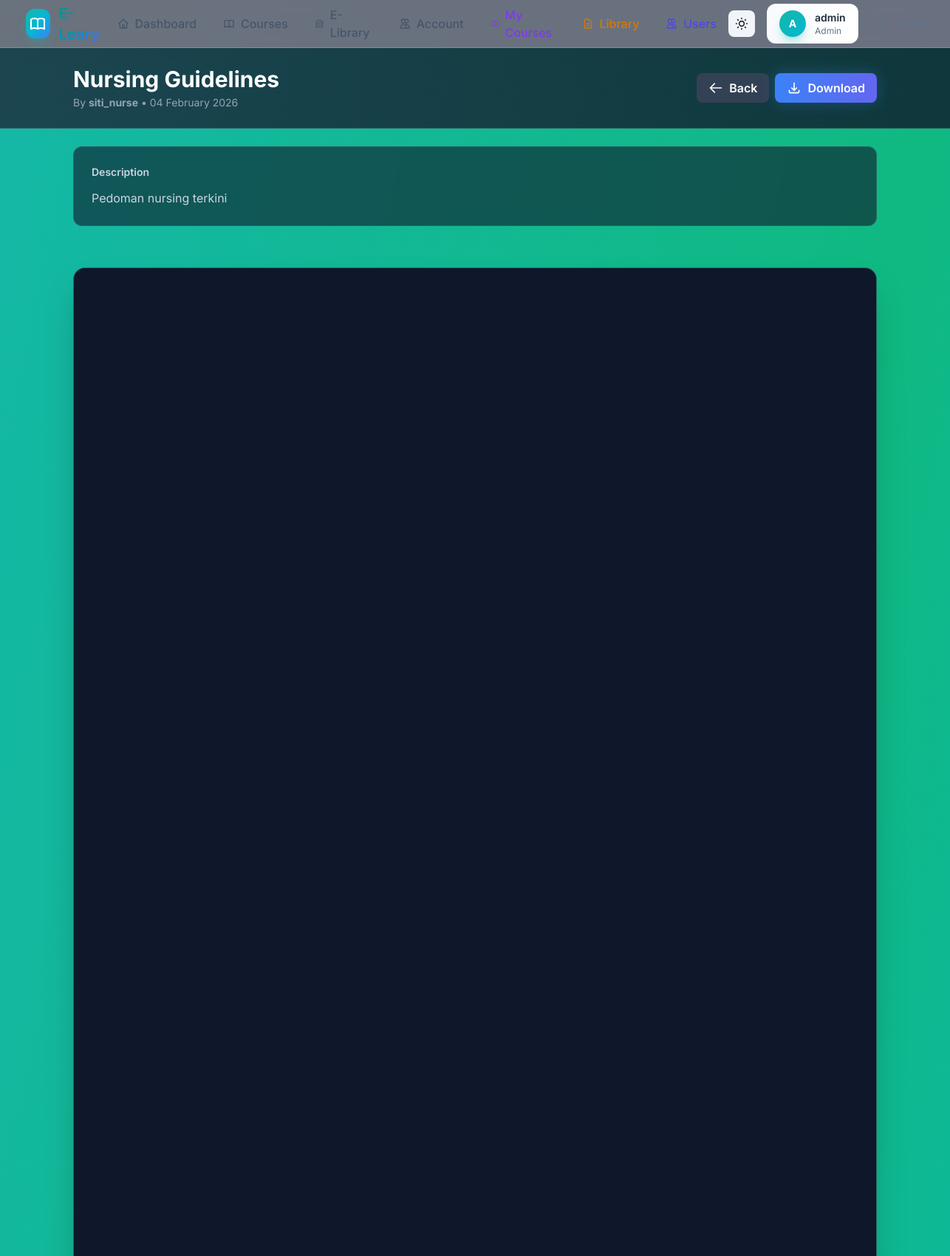
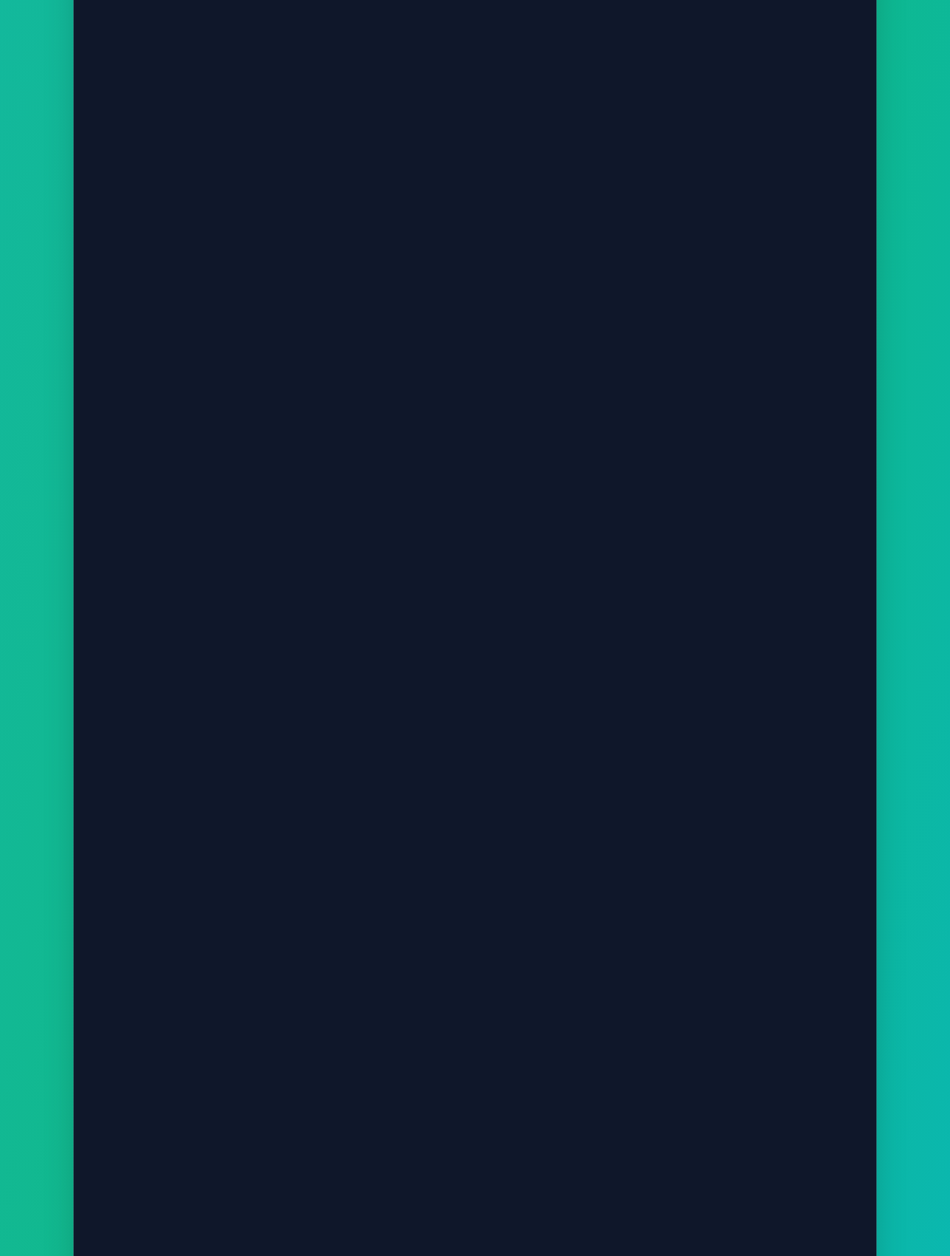
The app's page /library/2/preview (signed in, upper part) with its own data (2 pictures, top to bottom).
### models.py (models this page shows, shortened)
class User(UserMixin, db.Model):
    id = db.Column(db.Integer, primary_key=True)
    username = db.Column(db.String(120), unique=True, nullable=False, index=True)
    email = db.Column(db.String(120), unique=True, nullable=False, index=True)
    password_hash = db.Column(db.String(255), nullable=False)
    role = db.Column(db.String(20), default='user', nullable=False)  # 'admin', 'pemateri', or 'user'
    pending_role = db.Column(db.String(20), nullable=True)  # Requested role pending admin approval
    division = db.Column(db.String(100), nullable=True)  # e.g., Medical, IT, Admin, Mahasiswa/Koas
    profile_image = db.Column(db.String(255), nullable=True)  # Relative path under /uploads
    bio = db.Column(db.Text, nullable=True)
    created_at = db.Column(db.DateTime, default=datetime.utcnow)
    uploaded_books = db.relationship('LibraryBook', backref='uploader', lazy='dynamic', foreign_keys='LibraryBook.uploader_id')
    attendance_logs = db.relationship('AttendanceLog', backref='user', lazy='dynamic')
    enrollments = db.relationship('CourseEnrollment', backref='user', lazy='dynamic')
    instructed_courses = db.relationship('Course', backref='instructor_user', lazy='dynamic', foreign_keys='Course.instructor_id')
    def is_admin(self):
        return self.role == 'admin'
    def can_manage_courses(self):
        return self.role in ['admin', 'pemateri']

class LibraryBook(db.Model):
    id = db.Column(db.Integer, primary_key=True)
    uploader_id = db.Column(db.Integer, db.ForeignKey('user.id'), nullable=False, index=True)
    title = db.Column(db.String(255), nullable=False)
    description = db.Column(db.Text, nullable=True)
    file_path = db.Column(db.String(255), nullable=False)
    status = db.Column(db.String(20), default='pending', nullable=False)  # 'pending', 'approved', 'rejected'
    created_at = db.Column(db.DateTime, default=datetime.utcnow)
    updated_at = db.Column(db.DateTime, default=datetime.utcnow, onupdate=datetime.utcnow)

### app/routes/library.py (the view)
    @app.route('/library/<int:book_id>/preview')
    @login_required
    def preview_document(book_id):
        book = LibraryBook.query.get_or_404(book_id)
        if book.status == 'pending' and not current_user.is_admin():
            flash('You do not have permission to view this document.', 'danger')
            return redirect(url_for('library'))
        elif book.status == 'rejected':
            flash('This document has been rejected.', 'danger')
            return redirect(url_for('library'))
        return render_template('preview.html', book=book)

### templates/preview.html (shortened to what this page needs)
{% extends 'base.html' %}
{% block content %}
<div class="min-h-screen bg-gradient-to-br from-teal-500 via-emerald-500 to-cyan-500 dark:from-teal-600 dark:via-emerald-600 dark:to-cyan-600">
    <div class="bg-gradient-to-r from-slate-800/80 to-slate-900/80 backdrop-blur-xl border-b border-white/10 sticky top-16 z-40">
        <div class="max-w-6xl mx-auto px-4 py-6 sm:px-6 lg:px-8">
            <div class="flex items-center justify-between gap-4">
                <div class="flex-1 min-w-0">
                    <h1 class="text-2xl md:text-3xl font-bold text-white truncate">{{ book.title }}</h1>
                    <p class="text-slate-400 text-sm mt-1">
                        By <strong>{{ book.uploader.username }}</strong> • {{ book.created_at.strftime('%d %B %Y') }}
                    </p>
                </div>
                <div class="flex gap-2 flex-shrink-0">
                    <a href="{{ url_for('library') }}" class="inline-flex items-center gap-2 bg-slate-700 hover:bg-slate-600 text-white font-semibold py-2 px-4 rounded-lg transition-colors">
                        <svg class="w-5 h-5" fill="none" stroke="currentColor" viewBox="0 0 24 24">
                            <path stroke-linecap="round" stroke-linejoin="round" stroke-width="2" d="M10 19l-7-7m0 0l7-7m-7 7h18"/>
                        </svg>
                        Back
                    </a>
                    <a href="{{ url_for('download_document', book_id=book.id) }}" class="inline-flex items-center gap-2 btn-glow bg-gradient-to-r from-blue-500 to-indigo-500 hover:from-blue-600 hover:to-indigo-600 text-white font-semibold py-2 px-4 rounded-lg shadow-lg shadow-blue-500/30 transition-all duration-300">
                        <svg class="w-5 h-5" fill="none" stroke="currentColor" viewBox="0 0 24 24">
                            <path stroke-linecap="round" stroke-linejoin="round" stroke-width="2" d="M4 16v1a3 3 0 003 3h10a3 3 0 003-3v-1m-4-4l-4 4m0 0l-4-4m4 4V4"/>
                        </svg>
                        Download
                    </a>
                </div>
            </div>
        </div>
    </div>
    {% if book.description %}
    <div class="max-w-6xl mx-auto px-4 py-6 sm:px-6 lg:px-8">
        <div class="glass rounded-xl border border-white/10 backdrop-blur-xl p-6">
            <h3 class="text-sm font-semibold text-slate-300 mb-3">Description</h3>
            <p class="text-slate-300 leading-relaxed">{{ book.description }}</p>
        </div>
    </div>
    {% endif %}
    <div class="max-w-6xl mx-auto px-4 py-8 sm:px-6 lg:px-8">
        <div class="glass rounded-2xl border border-white/10 backdrop-blur-xl overflow-hidden shadow-2xl">
            {% if book.file_path.endswith('.pdf') %}
                <div class="bg-slate-900 rounded-lg">
                    <iframe
                        src="{{ url_for('view_document', book_id=book.id) }}"
                        class="w-full h-screen rounded-lg"
                        type="application/pdf">
                        <p class="text-white p-6">
                            PDF preview is not supported in your browser.
                            <a href="{{ url_for('download_document', book_id=book.id) }}" class="text-blue-400 hover:text-blue-300 underline">Download the file instead</a>.
                        </p>
                    </iframe>
                </div>
            {% endif %}
        </div>
    </div>
</div>
{% endblock %}

### templates/base.html (shortened to what this page needs)
<!DOCTYPE html>
<html lang="en" id="html-root">
<head>
    <script src="https://cdn.tailwindcss.com"></script>
</head>
<body class="bg-gradient-mesh min-h-screen dark:bg-slate-900 dark:text-slate-100">
    <nav class="glass dark:glass-dark border-b border-white/20 dark:border-slate-700 sticky top-0 z-40 shadow-lg shadow-black/5">
        <div class="max-w-7xl mx-auto px-4 sm:px-6 lg:px-8">
            <div class="flex justify-between items-center h-16">
                <div class="flex items-center gap-3">
                    <div class="w-10 h-10 bg-gradient-to-br from-teal-500 via-cyan-500 to-blue-500 rounded-xl flex items-center justify-center shadow-lg shadow-teal-500/30 animate-pulse-slow">
                    </div>
                    <span class="text-xl font-bold gradient-text">E-Leary</span>
                </div>
                {% if current_user.is_authenticated %}
                    <div class="hidden md:flex items-center gap-1">
                        <a href="{{ url_for('index') }}" class="px-4 py-2 rounded-lg text-slate-600 dark:text-slate-300 hover:text-teal-600 dark:hover:text-teal-400 hover:bg-teal-50 dark:hover:bg-slate-700 font-medium transition-all duration-200">
                            <span class="flex items-center gap-2">
                                <svg class="w-4 h-4" fill="none" stroke="currentColor" viewBox="0 0 24 24"><path stroke-linecap="round" stroke-linejoin="round" stroke-width="2" d="M3 12l2-2m0 0l7-7 7 7M5 10v10a1 1 0 001 1h3m10-11l2 2m-2-2v10a1 1 0 01-1 1h-3m-6 0a1 1 0 001-1v-4a1 1 0 011-1h2a1 1 0 011 1v4a1 1 0 001 1m-6 0h6"/></svg>
                                Dashboard
                            </span>
                        </a>
                        <a href="{{ url_for('courses') }}" class="px-4 py-2 rounded-lg text-slate-600 dark:text-slate-300 hover:text-teal-600 dark:hover:text-teal-400 hover:bg-teal-50 dark:hover:bg-slate-700 font-medium transition-all duration-200">
                            <span class="flex items-center gap-2">
                                Courses
                            </span>
                        </a>
                        <a href="{{ url_for('library') }}" class="px-4 py-2 rounded-lg text-slate-600 dark:text-slate-300 hover:text-teal-600 dark:hover:text-teal-400 hover:bg-teal-50 dark:hover:bg-slate-700 font-medium transition-all duration-200">
                            <span class="flex items-center gap-2">
                                <svg class="w-4 h-4" fill="none" stroke="currentColor" viewBox="0 0 24 24"><path stroke-linecap="round" stroke-linejoin="round" stroke-width="2" d="M8 14v3m4-3v3m4-3v3M3 21h18M3 10h18M3 7l9-4 9 4M4 10h16v11H4V10z"/></svg>
                                E-Library
                            </span>
                        </a>
                        <a href="{{ url_for('account_settings') }}" class="px-4 py-2 rounded-lg text-slate-600 dark:text-slate-300 hover:text-teal-600 dark:hover:text-teal-400 hover:bg-teal-50 dark:hover:bg-slate-700 font-medium transition-all duration-200">
                            <span class="flex items-center gap-2">
                                <svg class="w-4 h-4" fill="none" stroke="currentColor" viewBox="0 0 24 24"><path stroke-linecap="round" stroke-linejoin="round" stroke-width="2" d="M12 4.354a4 4 0 110 5.292M15 21H3v-1a6 6 0 0112 0v1zm0 0h6v-1a6 6 0 00-9-5.197M13 7a4 4 0 11-8 0 4 4 0 018 0z"/></svg>
                                Account
                            </span>
                        </a>
                        {% if current_user.can_manage_courses() %}
                            <a href="{{ url_for('admin_courses') }}" class="px-4 py-2 rounded-lg text-violet-600 dark:text-violet-400 hover:text-violet-700 dark:hover:text-violet-300 hover:bg-violet-50 dark:hover:bg-slate-700 font-medium transition-all duration-200">
                                <span class="flex items-center gap-2">
                                </span>
                            </a>
                        {% endif %}
                        {% if current_user.is_admin() %}
                            <a href="{{ url_for('admin_approvals') }}" class="px-4 py-2 rounded-lg text-amber-600 dark:text-amber-400 hover:text-amber-700 dark:hover:text-amber-300 hover:bg-amber-50 dark:hover:bg-slate-700 font-medium transition-all duration-200">
                                <span class="flex items-center gap-2">
                                    <svg class="w-4 h-4" fill="none" stroke="currentColor" viewBox="0 0 24 24"><path stroke-linecap="round" stroke-linejoin="round" stroke-width="2" d="M9 12h6m-6 4h6m2 5H7a2 2 0 01-2-2V5a2 2 0 012-2h5.586a1 1 0 01.707.293l5.414 5.414a1 1 0 01.293.707V19a2 2 0 01-2 2z"/></svg>
                                    Library
                                </span>
                            </a>
                            <a href="{{ url_for('admin_users') }}" class="px-4 py-2 rounded-lg text-indigo-600 dark:text-indigo-400 hover:text-indigo-700 dark:hover:text-indigo-300 hover:bg-indigo-50 dark:hover:bg-slate-700 font-medium transition-all duration-200">
                                <span class="flex items-center gap-2">
                                    <svg class="w-4 h-4" fill="none" stroke="currentColor" viewBox="0 0 24 24"><path stroke-linecap="round" stroke-linejoin="round" stroke-width="2" d="M12 4.354a4 4 0 110 5.292M15 21H3v-1a6 6 0 0112 0v1zm0 0h6v-1a6 6 0 00-9-5.197M13 7a4 4 0 11-8 0 4 4 0 018 0z"/></svg>
                                    Users
                                </span>
                            </a>
                        {% endif %}
                    </div>
                    <div class="flex items-center gap-4">
                        <button id="darkModeToggle" class="p-2 rounded-lg bg-slate-100 dark:bg-slate-700 hover:bg-slate-200 dark:hover:bg-slate-600 transition-colors" title="Toggle dark mode">
                        </button>
                        <div class="hidden sm:flex items-center gap-3 bg-gradient-to-r from-slate-50 to-white dark:from-slate-800 dark:to-slate-700 px-4 py-2 rounded-xl border border-slate-200/50 dark:border-slate-600 shadow-sm">
                            {% if current_user.profile_image %}
                                <img src="{{ url_for('uploaded_file', filename=current_user.profile_image) }}" alt="Profile" class="w-9 h-9 rounded-full object-cover border border-teal-500/30" />
                            {% else %}
                                <div class="w-9 h-9 bg-gradient-to-br from-teal-500 to-cyan-500 rounded-full flex items-center justify-center text-white font-bold text-sm shadow-lg shadow-teal-500/30">
                                    {{ current_user.username[0].upper() }}
                                </div>
                            {% endif %}
                            <div>
                                <p class="text-sm font-semibold text-slate-800 dark:text-slate-100">{{ current_user.username }}</p>
                                <p class="text-xs text-slate-500 dark:text-slate-400 capitalize">{{ current_user.role }}</p>
                            </div>
                        </div>
                        <a href="{{ url_for('logout') }}" class="flex items-center gap-2 text-slate-500 dark:text-slate-400 hover:text-red-500 dark:hover:text-red-400 font-medium transition-colors px-3 py-2 rounded-lg hover:bg-red-50 dark:hover:bg-red-900/20">
                            <svg class="w-4 h-4" fill="none" stroke="currentColor" viewBox="0 0 24 24"><path stroke-linecap="round" stroke-linejoin="round" stroke-width="2" d="M17 16l4-4m0 0l-4-4m4 4H7m6 4v1a3 3 0 01-3 3H6a3 3 0 01-3-3V7a3 3 0 013-3h4a3 3 0 013 3v1"/></svg>
                            <span class="hidden sm:inline">Logout</span>
                        </a>
                    </div>
                {% endif %}
            </div>
        </div>
    </nav>
    <main class="page-enter">
        {% block content %}{% endblock %}
    </main>
</body>
</html>

### templates/base.html (style rules this page uses)
body { font-family: 'Inter', -apple-system, BlinkMacSystemFont, 'Segoe UI', sans-serif; }
.glass { background: rgba(255, 255, 255, 0.85); backdrop-filter: blur(10px); -webkit-backdrop-filter: blur(10px); }
.gradient-text { background: linear-gradient(135deg, #0d9488 0%, #0891b2 50%, #6366f1 100%); -webkit-background-clip: text; -webkit-text-fill-color: transparent; background-clip: text; }
.btn-glow { position: relative; overflow: hidden; transition: all 0.3s ease; }
.btn-glow::before { content: ''; position: absolute; top: 0; left: -100%; width: 100%; height: 100%; background: linear-gradient(90deg, transparent, rgba(255,255,255,0.2), transparent); transition: left 0.5s ease; }
.page-enter { animation: slideUp 0.4s ease-out; }
.bg-gradient-mesh { background: linear-gradient(135deg, #f0fdfa 0%, #f0f9ff 50%, #faf5ff 100%); }

### templates/preview.html (style rules this page uses)
.glass { background: rgba(15, 23, 42, 0.6); backdrop-filter: blur(10px); }
.btn-glow { box-shadow: 0 0 20px rgba(59, 130, 246, 0.3); }

### records on screen
User: username "A", username "admin", role "Admin"
LibraryBook: title "Nursing Guidelines", created_at "04 February 2026", description "Pedoman nursing terkini"
User: uploader.username "siti_nurse"
